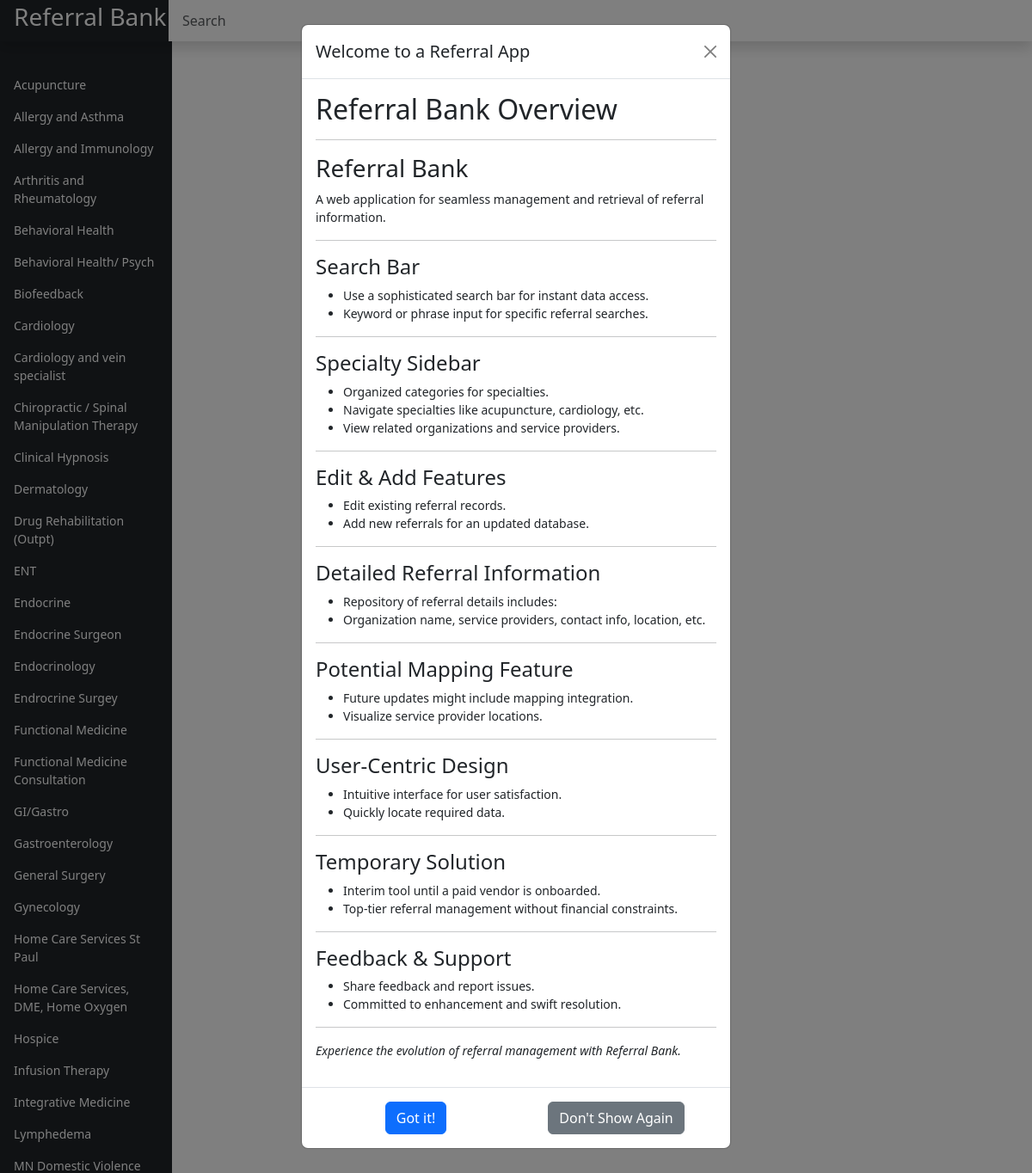
Before: / with the older database file.
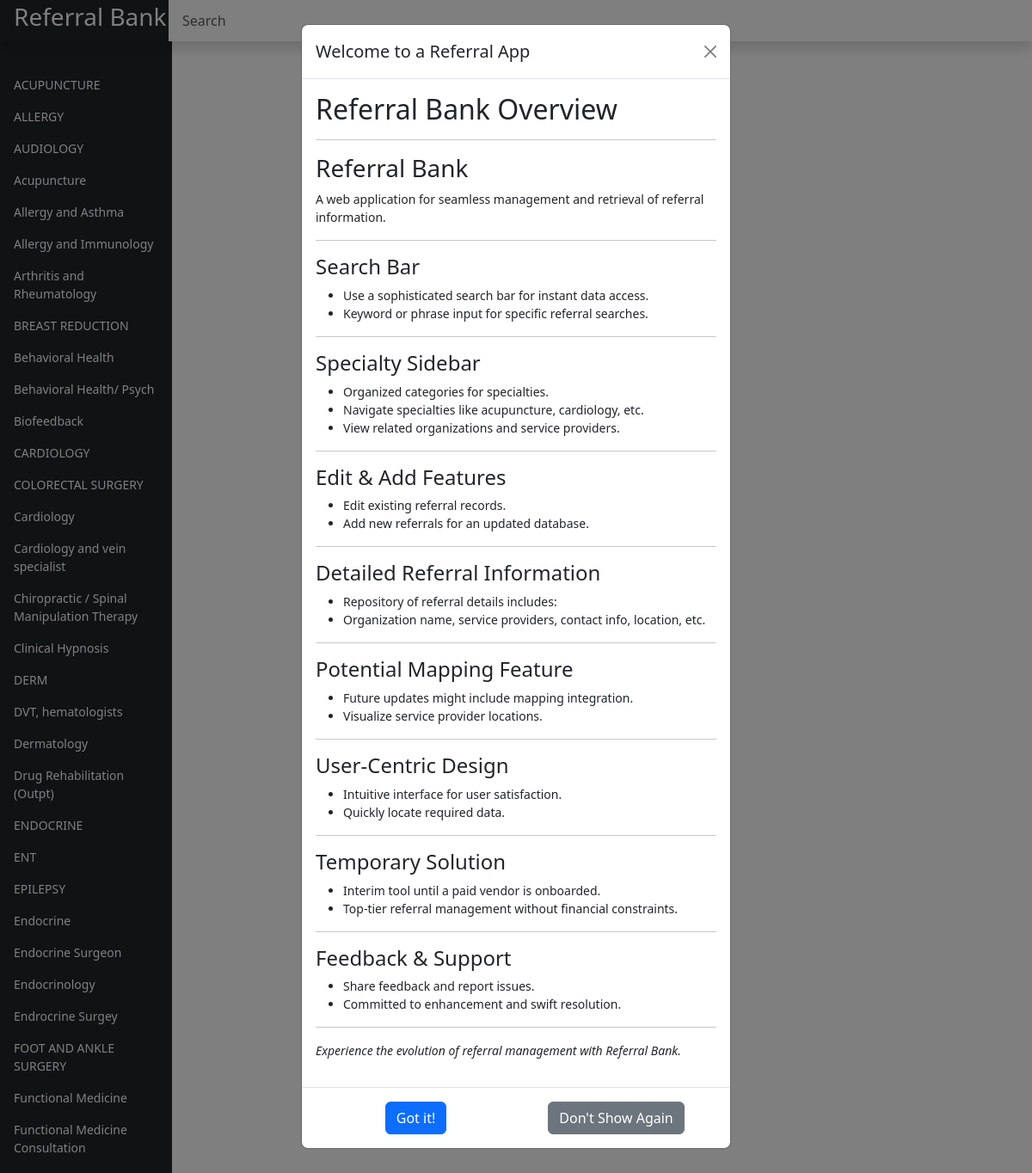
After: the same page with the newer database file.
### tables this page shows
CREATE TABLE "referrals" (
                id INTEGER PRIMARY KEY,
                SPECIALTY TEXT,
                NAME_OF_ORGANIZATION TEXT,
                NAME TEXT,
                LOCATION TEXT,
                PHONE_NUMBER TEXT,
                FAX_NUMBER TEXT,
                WEBSITE TEXT,
                NOTES TEXT,
                EMAIL TEXT
            , PARSED_SEARCH INTEGER DEFAULT 0);

### app.py (the view)
@app.route('/')
def home():
    df = load_data()
    df = mod_df(df)
    specialties = df['SPECIALTY'].unique().tolist()
    return render_template('dashboard.html', specialties=specialties)

### app.py (called while the page is built)
def mod_df(df):
    df = df.sort_values(by='SPECIALTY').reset_index(drop=True)
    print(len(df))
    df['NAME_OF_ORGANIZATION'].fillna('Unknown Organization', inplace=True)
    df['NAME'].fillna('', inplace=True)
    print(f"modified df: {df.head()}")
    return df

def load_data():
    conn = sqlite3.connect(DB_PATH)
    df = pd.read_sql_query("SELECT * FROM referrals", conn)
    conn.close()
    print(df.head())
    return df

### templates/dashboard.html (shortened to what the changed rows need)
<!doctype html>
<html lang="en">
<head>
  <link href="https://cdn.jsdelivr.net/npm/bootstrap@5.3.0/dist/css/bootstrap.min.css" rel="stylesheet"
>
  <link rel="stylesheet" href="https://cdnjs.cloudflare.com/ajax/libs/font-awesome/5.15.3/css/all.min.css">
  <link rel="stylesheet" type="text/css" href="https://cdn.datatables.net/1.13.4/css/jquery.dataTables.min.css">
  <link rel="stylesheet" type="text/css"
    href="https://cdn.datatables.net/responsive/2.2.9/css/responsive.dataTables.min.css">
  <link rel="stylesheet" href="https://cdnjs.cloudflare.com/ajax/libs/font-awesome/5.15.1/css/all.min.css">
  <link rel="stylesheet" type="text/css"
    href="https://cdnjs.cloudflare.com/ajax/libs/toastr.js/latest/css/toastr.min.css">
  <link href="{{ url_for('static', filename='css/dashboard.css') }}" rel="stylesheet">
</head>
<body>
  <div class="modal fade" id="initialInfoModal" tabindex="-1" aria-labelledby="initialInfoModalLabel"
    aria-hidden="true">
    <div class="modal-dialog modal-dialog-centered">
      <div class="modal-content">
        <div class="modal-body">
          <div class="referral-bank-modal">
            <h2>Referral Bank Overview</h2>
          </div>
        </div>
      </div>
    </div>
  </div>
  <div id="main_info" class="container-fluid">
    <div class="row">
      <nav id="sidebar" class="col-md-3 col-lg-2 d-md-block bg-light sidebar">
        <div class="position-sticky pt-3 bg-dark">
          <ul class="nav flex-column" id="specialties">
            {% for specialty in specialties %}
            <li class="nav-item">
              <a class="nav-link" href="#">{{ specialty }}</a>
            </li>
            {% endfor %}
          </ul>
        </div>
      </nav>
      <main class="col-md-9 col-lg-7 px-md-4 main">
        <h2>
          <button id="addReferral" class="btn btn-success ms-3">Add New Referral</button>
        </h2>
      </main>
    </div>
  </div>
</body>
</html>

Changed rows visible on the page:
no longer on this page (row unchanged): referrals: SPECIALTY "GI/Gastro"
no longer on this page (row unchanged): referrals: SPECIALTY "Gastroenterology"
no longer on this page (row unchanged): referrals: SPECIALTY "General Surgery"
no longer on this page (row unchanged): referrals: SPECIALTY "Gynecology"
no longer on this page (row unchanged): referrals: SPECIALTY "Home Care Services St Paul"
no longer on this page (row unchanged): referrals: SPECIALTY "Home Care Services, DME, Home Oxygen"
no longer on this page (row unchanged): referrals: SPECIALTY "Hospice"
no longer on this page (row unchanged): referrals: SPECIALTY "Infusion Therapy"
no longer on this page (row unchanged): referrals: SPECIALTY "Integrative Medicine"
no longer on this page (row unchanged): referrals: SPECIALTY "Lymphedema"
no longer on this page (row unchanged): referrals: SPECIALTY "MN Domestic Violence…"
added referrals: SPECIALTY "ACUPUNCTURE"
added referrals: SPECIALTY "ALLERGY"
added referrals: SPECIALTY "AUDIOLOGY"
added referrals: SPECIALTY "BREAST REDUCTION"
added referrals: SPECIALTY "CARDIOLOGY"
added referrals: SPECIALTY "COLORECTAL SURGERY"
added referrals: SPECIALTY "DERM"
added referrals: SPECIALTY "DVT, hematologists"
added referrals: SPECIALTY "ENDOCRINE"
added referrals: SPECIALTY "EPILEPSY"
added referrals: SPECIALTY "FOOT AND ANKLE SURGERY"
